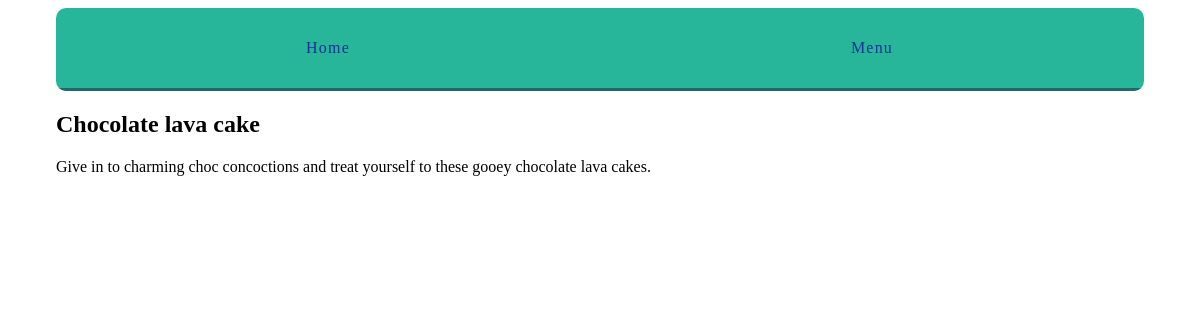
/catalogs/1/, run on the app's committed database.
### catalogs/models.py (models this page shows, shortened)
class Catalog(models.Model):
    created_at = models.DateTimeField(auto_now_add = True)
    name = models.CharField(max_length = 255)
    description = models.TextField()

### catalogs/views.py (the view)
# urls.py: url(r'(?P<pk>\d+)/$', views.catalog_detail,name='detail'),
def catalog_detail(request, pk):
    catalog = get_object_or_404(Catalog,pk=pk)
    return render(request, 'catalogs/catalog_detail.html',{'catalog':catalog})

### catalogs/templates/catalogs/catalog_detail.html (shortened to what this page needs)
{% extends "layout.html" %}
{%block content %}
<article>
    <h2>{{catalog.name}}</h2>
        {{catalog.description}}
</article>
{% endblock %}

### assets/css/layout.css (style rules this page uses)
html { box-sizing: border-box; }
*, *::after, *::before { box-sizing: inherit; }

### data on the page
Catalog: name "Chocolate lava cake", description "Give in to charming choc concoctions and treat yourself to these gooey chocolate lava cakes."
